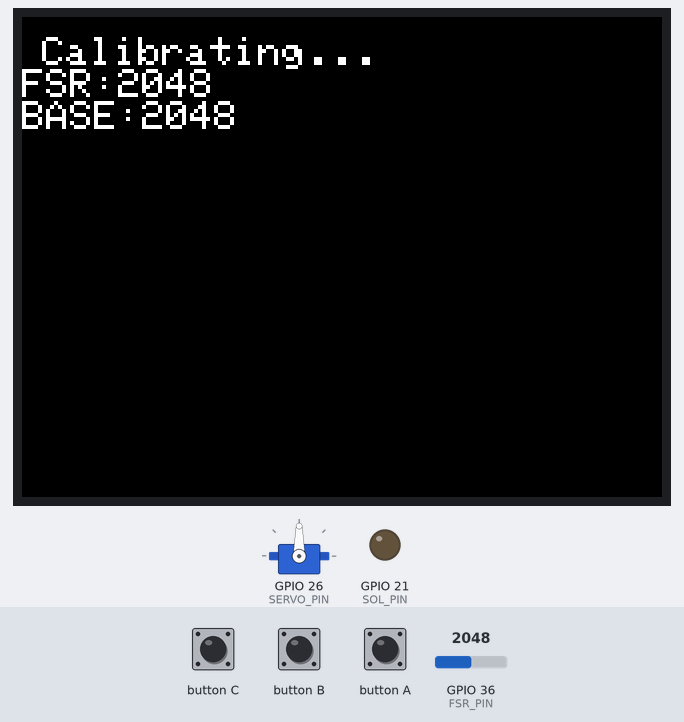
The sketch below on a simulated ESP32. On the bench: 320×240 colour display, servo, output pins drawn as LEDs (lit = HIGH). The inputs (shaded band) are chosen by the test bench; at power-on: GPIO 36 (FSR_PIN) = 2048. Random numbers use the default seed unless the sketch sets one.

Above: at 1.4 s.
1.5 s: GPIO 36 (FSR_PIN) set to 3603
At 3.8 s:
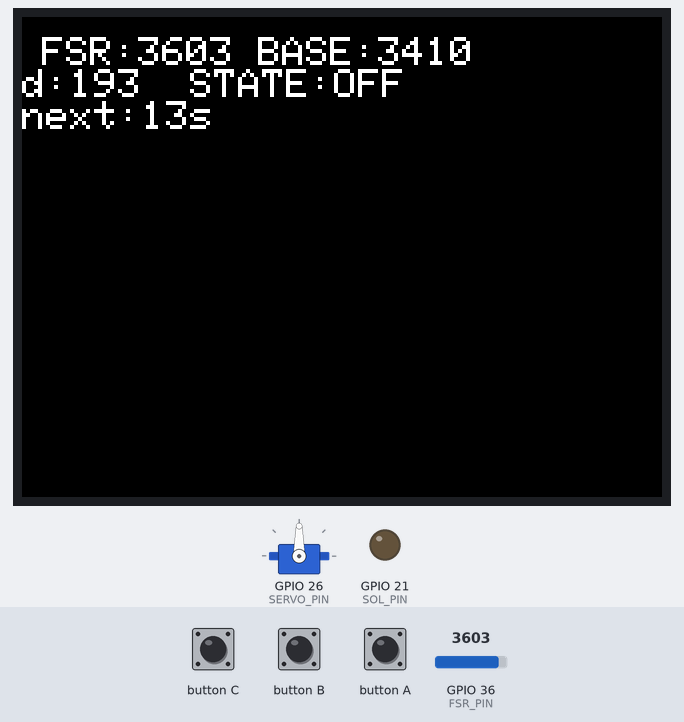
4.1 s: GPIO 36 (FSR_PIN) set to 4095
At 5.9 s:
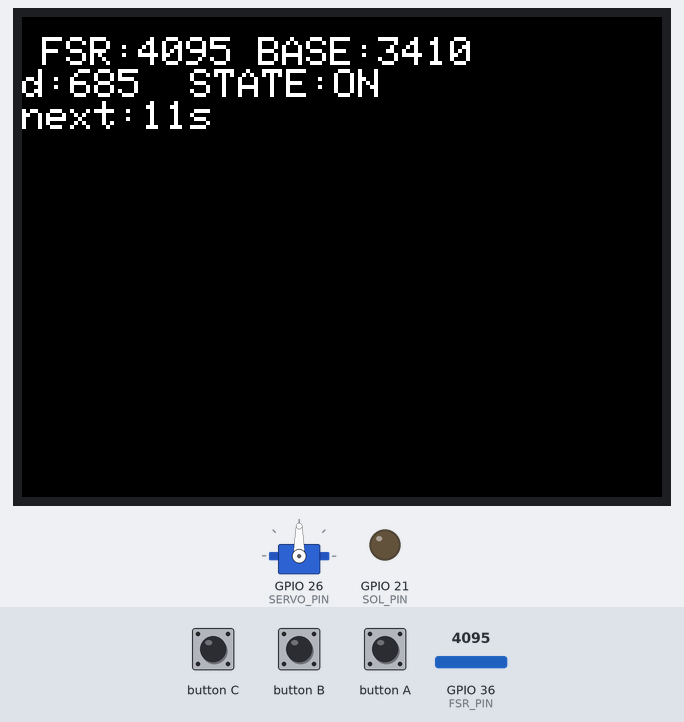
7.1 s: GPIO 36 (FSR_PIN) set to 2866
At 7.9 s:
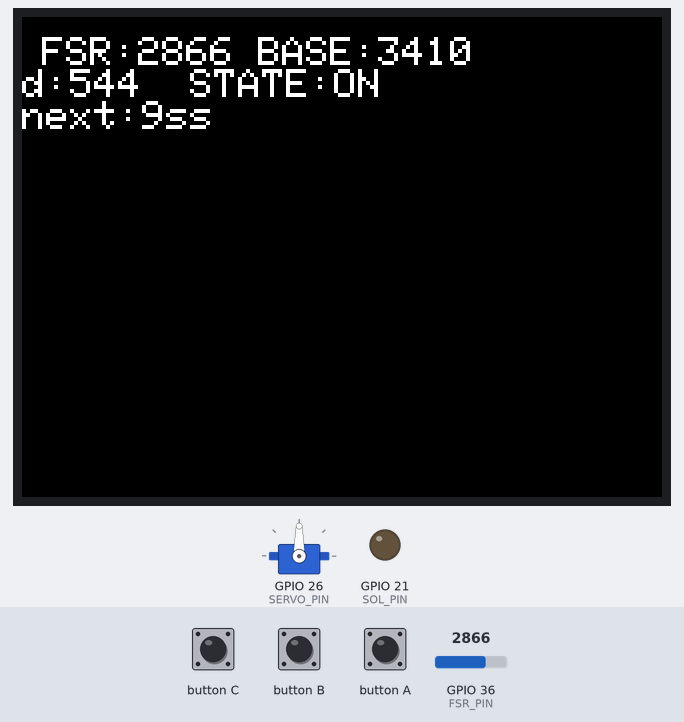
Timing chart, 0 to 10.1 s (numbered marks = the images above; inputs shaded):
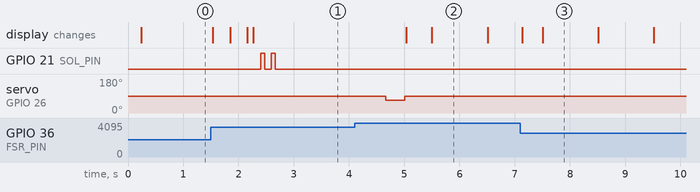

Measured:
- after the input at 1.5 s, GPIO 21 (SOL_PIN): alternates HIGH for 0.07 s and LOW for 0.12 s, 4 changes in all, then stays LOW, starting after 0.90 s

The sketch:

a_sabtle_sign_to_pause.ino
```cpp
#include <M5Unified.h>
#include <ESP32Servo.h>

const int FSR_PIN   = 36;
const int SOL_PIN   = 21;
const int SERVO_PIN = 26;

Servo servo;

// ===== サーボ（入れ替え版前提）=====
int SERVO_STOP_US = 1500;   // ←完全停止点に調整
int SERVO_ON_US   = 1250;   // ←押した時に回る側（入れ替え版で効いた値）

// ===== FSR判定（基準からの差：極性不問）=====
const int DELTA_ON  = 120;
const int DELTA_OFF = 80;
const uint16_t STABLE_MS = 120;

// ===== タイミング =====
const uint32_t IDLE_STOP_MS = 5UL * 60UL * 1000UL;  // 5分無圧で睡眠
uint32_t nextCallAt = 0;

// ===== 状態 =====
int base = 0;
bool calibrated = false;
uint32_t calibStart = 0;

bool pressed = false;
uint32_t candOnSince = 0, candOffSince = 0;
uint32_t lastPressureAt = 0;

static inline uint32_t nowMs() { return millis(); }

// ===== 低レベル動作 =====
void servoStop() { servo.writeMicroseconds(SERVO_STOP_US); }

void servoNudge(int ms) {
  servo.writeMicroseconds(SERVO_ON_US);
  delay(ms);
  servoStop();
}

void solOn(int ms) {
  digitalWrite(SOL_PIN, HIGH);
  delay(ms);
  digitalWrite(SOL_PIN, LOW);
}

void solDoubleTap() {
  solOn(70); delay(120);
  solOn(70);
}

void solRhythm_tanTaTaTan() {
  // たん・た・た・たん（長短のリズム）
  solOn(110); delay(140);
  solOn(70);  delay(110);
  solOn(70);  delay(220);
  solOn(120);
}

void scheduleNextCall() {
  // 15〜40秒後にランダム
  nextCallAt = nowMs() + 15000 + random(0, 25000);
}

// ===== リクエスト1：初回（マグカップ置いたら）=====
// ソレノイド → 2秒後にサーボ
void firstGreeting() {
  solDoubleTap();
  delay(2000);         // ★ここがリクエスト1
  servoNudge(350);
}

// ===== リクエスト2：構って動作（2/3 sol, 1/3 motor）=====
void callForAttention() {
  int r = random(0, 3); // 0,1,2
  if (r == 0 || r == 1) {
    // 2/3：ソレノイド
    if (random(0, 2) == 0) solDoubleTap();
    else solRhythm_tanTaTaTan();
  } else {
    // 1/3：モーター
    servoNudge(250);
  }
}

void setup() {
  auto cfg = M5.config();
  M5.begin(cfg);
  M5.In_I2C.release();

  pinMode(SOL_PIN, OUTPUT);
  digitalWrite(SOL_PIN, LOW);

  servo.setPeriodHertz(50);
  servo.attach(SERVO_PIN, 500, 2500);
  servoStop();

  randomSeed(esp_random());

  calibStart = nowMs();
  lastPressureAt = nowMs();
  scheduleNextCall();

  M5.Display.clear();
  M5.Display.setTextSize(2);
}

void loop() {
  M5.update();

  int fsr = analogRead(FSR_PIN);

  // --- キャリブレーション（最初の2秒は触らない）---
  if (!calibrated) {
    if (base == 0) base = fsr;
    base = (base * 9 + fsr) / 10;

    M5.Display.setCursor(10, 10);
    M5.Display.printf("Calibrating...\nFSR:%4d\nBASE:%4d\n", fsr, base);

    if (nowMs() - calibStart >= 2000) {
      calibrated = true;
      M5.Display.clear();
    }
    delay(20);
    return;
  }

  // --- 押下判定（極性不問＋ヒステリシス）---
  int d = abs(fsr - base);
  bool wantOn  = (d >= DELTA_ON);
  bool wantOff = (d <= DELTA_OFF);

  uint32_t t = nowMs();

  if (wantOn)  { if (!candOnSince)  candOnSince  = t; candOffSince = 0; }
  if (wantOff) { if (!candOffSince) candOffSince = t; candOnSince  = 0; }

  // --- 表示 ---
  M5.Display.setCursor(10, 10);
  M5.Display.printf("FSR:%4d BASE:%4d\n", fsr, base);
  M5.Display.printf("d:%3d  STATE:%s\n", d, pressed ? "ON " : "OFF");
  M5.Display.printf("next:%lus\n", (nextCallAt > t) ? (unsigned long)((nextCallAt - t)/1000) : 0);

  // --- ON確定（初回：ソレノイド→2秒後→サーボ）---
  if (!pressed && candOnSince && (t - candOnSince >= STABLE_MS)) {
    pressed = true;
    candOnSince = candOffSince = 0;

    lastPressureAt = t;
    scheduleNextCall();   // 触られたら次の呼びかけをリセット

    firstGreeting();      // ★リクエスト1
  }

  // --- OFF確定（離した時は基本何もしない）---
  if (pressed && candOffSince && (t - candOffSince >= STABLE_MS)) {
    pressed = false;
    candOnSince = candOffSince = 0;
    servoStop();
  }

  // --- 5分無圧で睡眠 ---
  if (!pressed) {
    if (t - lastPressureAt >= IDLE_STOP_MS) {
      servoStop();
      digitalWrite(SOL_PIN, LOW);
      delay(50);
      return;
    }
  } else {
    lastPressureAt = t;
  }

  // --- 置きっぱなし生命：たまに「かまって」---
  if (pressed && t >= nextCallAt) {
    callForAttention();   // ★リクエスト2
    scheduleNextCall();
  }

  delay(10);
}
```
